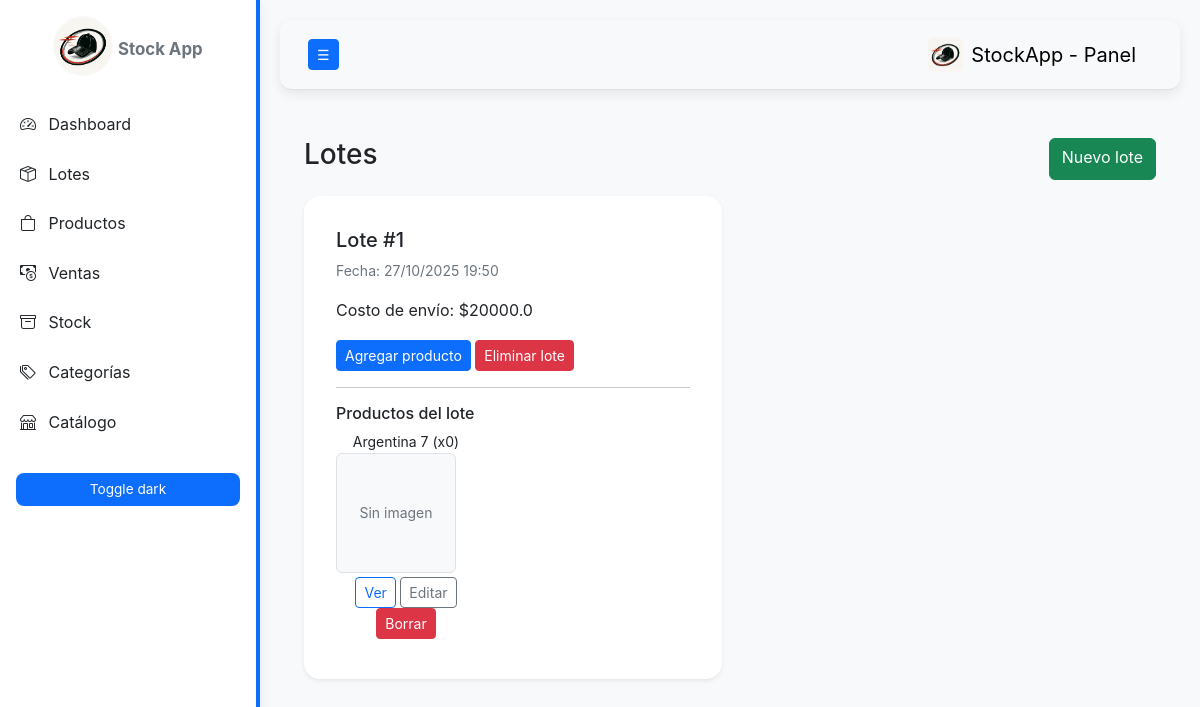
/batches, run on the app's committed database.
### models.py (models this page shows, shortened)
class Lote(db.Model):
    __tablename__ = "lote"
    id = db.Column(db.Integer, primary_key=True)
    fecha = db.Column(db.DateTime, default=datetime.utcnow)
    costo_envio = db.Column(db.Float, nullable=False, default=0.0)
    productos = db.relationship("Producto", back_populates="lote", cascade="all, delete-orphan")

class Producto(db.Model):
    __tablename__ = "producto"
    id = db.Column(db.Integer, primary_key=True)
    nombre = db.Column(db.String(150), nullable=False)
    cantidad = db.Column(db.Integer, default=0)
    precio_compra = db.Column(db.Float, nullable=False, default=0.0)
    costo_envio_unitario = db.Column(db.Float, default=0.0)
    costo_extra = db.Column(db.Float, default=0.0)
    margen = db.Column(db.Float, default=0.5)
    fecha_creacion = db.Column(db.DateTime, default=datetime.utcnow)
    lote_id = db.Column(db.Integer, db.ForeignKey("lote.id"), nullable=True)
    lote = db.relationship("Lote", back_populates="productos")
    fotos = db.relationship("FotoProducto", back_populates="producto", cascade="all, delete-orphan")
    ventas = db.relationship("Venta", back_populates="producto")
    categorias = db.relationship(
        "Categoria",
        secondary=producto_categoria,
        back_populates="productos"
    )

### app.py (the view)
@app.route("/batches")
def batches():
    batches = Lote.query.order_by(Lote.fecha.desc()).all()
    return render_template("batches.html", lotes=batches)

### templates/batches.html
{% extends "base.html" %}
{% block content %}
<div class="d-flex justify-content-between mb-3">
  <h3>Lotes</h3>
  <a class="btn btn-success" href="{{ url_for('batch_add') }}">Nuevo lote</a>
</div>
{% if lotes %}
  <div class="row g-3">
    {% for lote in lotes %}
      <div class="col-md-6">
        <div class="card shadow-sm">
          <div class="card-body">
            <h5>Lote #{{ lote.id }}</h5>
            <p class="small text-muted">Fecha: {{ lote.fecha.strftime('%d/%m/%Y %H:%M') }}</p>
            <p>Costo de envío: ${{ lote.costo_envio }}</p>
            <a class="btn btn-primary btn-sm" href="{{ url_for('add_product_to_batch', batch_id=lote.id) }}">
              Agregar producto
            </a>
            <form method="post" action="{{ url_for('batch_delete', batch_id=lote.id) }}" class="d-inline" onsubmit="return confirm('¿Eliminar lote?')">
              <button class="btn btn-danger btn-sm">Eliminar lote</button>
            </form>
            <hr>
            <h6>Productos del lote</h6>
            {% if lote.productos %}
              <div class="d-flex flex-wrap">
                {% for producto in lote.productos %}
                  <div class="me-3 text-center mb-2" style="width:140px;">
                    <div class="small">{{ producto.nombre }} (x{{ producto.cantidad }})</div>
                    {% if producto.fotos %}
                      <img src="{{ url_for('uploaded_file', filename=producto.fotos[0].ruta) }}" class="img-thumbnail" style="width:120px; height:120px; object-fit:cover;">
                    {% else %}
                      <div class="border rounded bg-light text-muted small d-flex align-items-center justify-content-center" style="width:120px; height:120px;">
                        Sin imagen
                      </div>
                    {% endif %}
                    <div class="mt-1">
                      <a class="btn btn-sm btn-outline-primary" href="{{ url_for('product_detail', product_id=producto.id) }}">Ver</a>
                      <a class="btn btn-sm btn-outline-secondary" href="{{ url_for('product_edit', product_id=producto.id) }}">Editar</a>
                      <form method="post" action="{{ url_for('product_delete', product_id=producto.id) }}" class="d-inline" onsubmit="return confirm('¿Eliminar producto?')">
                        <button class="btn btn-sm btn-danger">Borrar</button>
                      </form>
                    </div>
                  </div>
                {% endfor %}
              </div>
            {% else %}
              <p class="text-muted">No hay productos en este lote.</p>
            {% endif %}
          </div>
        </div>
      </div>
    {% endfor %}
  </div>
{% else %}
  <p>No hay lotes creados.</p>
{% endif %}
{% endblock %}

### static/styles.css (style rules this page uses)
:root { --bg: #f8f9fa; --card: #ffffff; --text: #212529; --muted: #6c757d; --accent: #0d6efd; --accent-dark: #0b5ed7; --sidebar-bg: #ffffff; --sidebar-text: #212529; --sidebar-border: var(--accent); --shadow: 0 4px 12px rgba(0, 0, 0, 0.08); --btn-bg: var(--accent); --btn-text: #ffffff; }
body { background: var(--bg); color: var(--text); font-family: "Inter", system-ui, Arial, sans-serif; margin: 0; line-height: 1.6; transition: background 0.3s ease, color 0.3s ease; }
.card { background: var(--card); color: var(--text); border: none; border-radius: 16px; box-shadow: var(--shadow); padding: 1rem; transition: transform 0.2s ease, box-shadow 0.2s ease; }
.text-muted { color: var(--muted) !important; }
a, button { transition: all 0.2s ease; }

### data on the page
Lote: id "1", fecha "27/10/2025 19:50", costo_envio "20000.0"
Producto: nombre "Argentina 7", cantidad "0"
